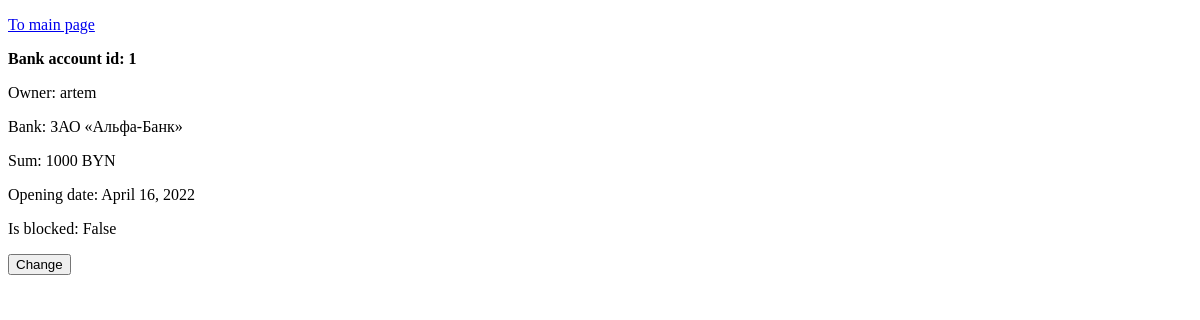
Before: /main_manager/show_accounts_manager/ (signed in) with the older database file.
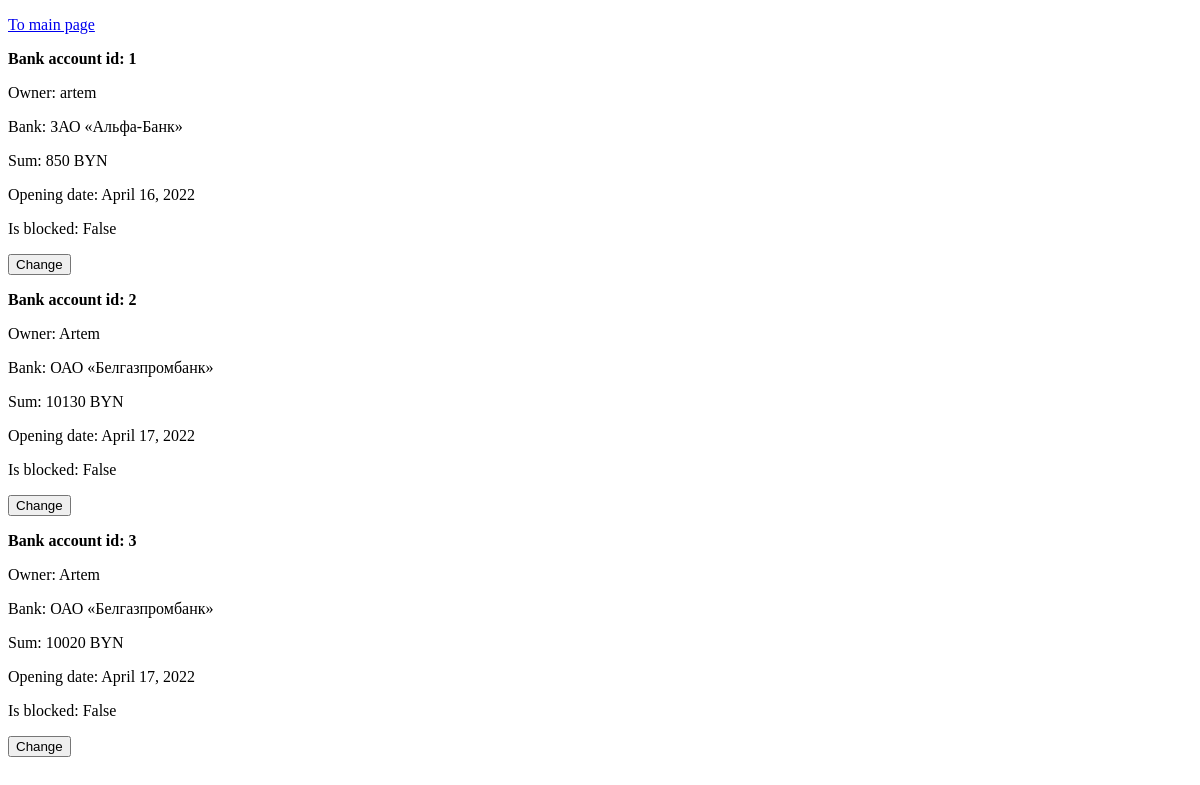
After: the same page with the newer database file.
### Bank/models.py (models this page shows, shortened)
class FinancialEntity(models.Model):
    class Meta:
        abstract = True
    sum = models.PositiveIntegerField(default=0)
    opening_date = models.DateField(auto_now_add=date.today())
    block = models.BooleanField(default=False)
    user = models.ForeignKey('User', on_delete=models.CASCADE)
    bank = models.ForeignKey('Bank', on_delete=models.CASCADE)

class BankAccount(FinancialEntity):
    frozen = models.BooleanField(default=False)

class User(AbstractUser):
    phone = models.CharField(max_length=13, default='', verbose_name='phone')
    passport_number = models.CharField(max_length=20, default='', verbose_name='passport number')
    blocked = models.BooleanField(default=False)
    banks = models.ManyToManyField('Bank')
    roles = (
        ('Client', 'Client'),
        ('Manager', 'Manager'),
        ('Administrator', 'Administrator'),
    )
    role = models.CharField(max_length=30, choices=roles, default=roles[0][1])
    reg_status = (
        ('denied', 'denied'),
        ('checking', 'checking'),
        ('accessed', 'accessed')
    )
    registration_status = models.CharField(max_length=30, choices=reg_status, default=reg_status[1][0])
    def __str__(self):
        return self.username

class Enterprise(models.Model):
    class Meta:
        abstract = True
    name = models.CharField(max_length=100, default='', unique=True)
    email = models.CharField(max_length=50, default='')
    PAN = models.CharField(max_length=9, unique=True, default='')
    address = models.CharField(max_length=150, unique=True, default='')

class Bank(Enterprise):
    BIC = models.CharField(max_length=9, unique=True, default='')
    def __str__(self):
        return self.name

### Bank/views.py (the view)
# urls.py: path('main_manager/show_accounts_manager/', views.show_bank_accounts_manager, name='show_accs_manager'),
@login_required
def show_bank_accounts_manager(request):
    accs = BankAccount.objects.all()
    context = {'accs': accs, 'title': 'Show accounts for operator'}
    return render(request, 'Bank/show_accounts_manager.html', context)

### Bank/templates/Bank/show_accounts_manager.html (shortened to what this page needs)
<!DOCTYPE html>
<html lang="en">
<head>
</head>
<body>
  <p><a href="/main_manager">To main page</a></p>
    {% for acc in accs %}
    <p><strong>Bank account id: {{ acc.id }}</strong></p>
    <p>Owner: {{ acc.user }}</p>
    <p>Bank: {{ acc.bank }}</p>
    <p>Sum: {{ acc.sum }} BYN</p>
    <p>Opening date: {{ acc.opening_date }}</p>
    <p>Is blocked: {{ acc.block }}</p>
    <button onclick="window.location.href = 'edit/{{acc.id}}';">Change</button>
    {% endfor %}
</body>
</html>

Changed rows visible on the page:
changed BankAccount "April 16, 2022": sum "1000" → "850"
added BankAccount: id "2", user "Artem", bank "ОАО «Белгазпромбанк»", sum "10130", opening_date "April 17, 2022", block "False"
added BankAccount: id "3", user "Artem", bank "ОАО «Белгазпромбанк»", sum "10020", opening_date "April 17, 2022", block "False"
